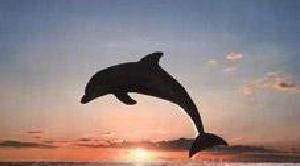
#> input picture opencv_102/images/dolphin.png, 300 x 166 px, found by its file name
$ python 11_auto_edge_detection.py
#> lines starting #> are read from the running program, lines starting #| are printed output that depends on the picture; after the words box and inside, x2 and y2 are one past the last pixel; in counts of white or black regions, pixels touching at a corner belong together
# python 11_auto_edge_detection.py

import argparse
import cv2 as cv
import numpy as np


def auto_canny(image, sigma=0.33):
    # computing the median of the single channel pixel intensities
    v = np.median(image)

    # applying automatic Canny edge detection using computed median value
    lower = int(max(0, (1.0 - sigma) * v))
    upper = int(min(255, (1.0 + sigma) * v))
    edged = cv.Canny(image=image, threshold1=lower, threshold2=upper)

    return edged


ap = argparse.ArgumentParser()
ap.add_argument("-i", "--image", type=str, default=r".\images\dolphin.png",
                help="path to the input image")
args = vars(ap.parse_args())

# load image and make it gray scale to perform operations
image = cv.imread(args['image'])
#> image is the input picture: shape (166, 300, 3); mean B, G, R 131.6, 132.1, 148.2
gray = cv.cvtColor(src=image, code=cv.COLOR_BGR2GRAY)
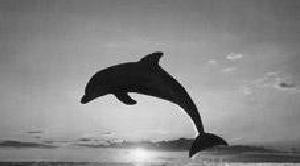
#> gray: shape (166, 300); min 1, max 252, mean 136.9
blurred = cv.GaussianBlur(src=gray, ksize=(3, 3), sigmaX=0)

wide = cv.Canny(image=blurred, threshold1=10, threshold2=200)
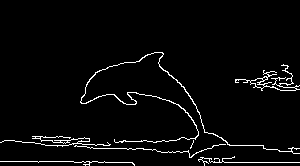
#> wide: shape (166, 300); 3.4% white in thin lines or dots, all inside (x1, y1, x2, y2) = (0, 52, 300, 166)
tight = cv.Canny(image=blurred, threshold1=240, threshold2=250)
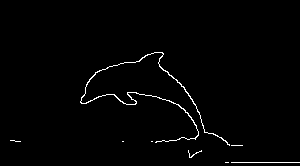
#> tight: shape (166, 300); 1.3% white in thin lines or dots, all inside (x1, y1, x2, y2) = (10, 52, 300, 163)
auto = auto_canny(image=blurred)
#> in auto_canny, `v = np.median(image)`: v = 143
#> in auto_canny, `lower = int(max(0, (1.0 - sigma) * v))`: lower = 95
#> in auto_canny, `upper = int(min(255, (1.0 + sigma) * v))`: upper = 190
#> in auto_canny, `edged = cv.Canny(image=image, threshold1=lower, threshold2=upper)`:
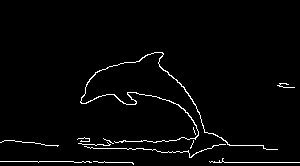
#> edged: shape (166, 300); 2.4% white in thin lines or dots, all inside (x1, y1, x2, y2) = (0, 52, 300, 165)

cv.imshow("Original", image)
cv.imshow("Edges Wide - Tight - Auto", np.hstack([wide, tight, auto]))
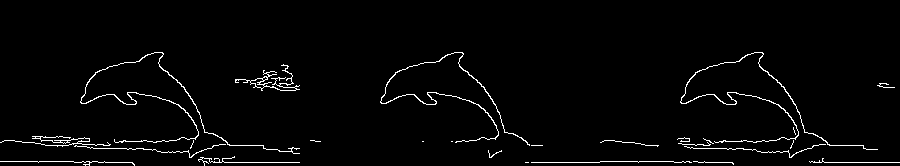
#> window 'Edges Wide - Tight - Auto': shape (166, 900); 2.4% white in thin lines or dots, all inside (x1, y1, x2, y2) = (0, 52, 900, 166)
cv.waitKey(0)

$ run again, with opencv_102/images/bricks.png copied over opencv_102/images/dolphin.png
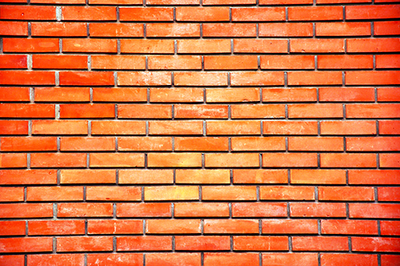
#> input picture opencv_102/images/bricks.png, 400 x 266 px, found by its file name
#> image is the input picture: shape (266, 400, 3); mean B, G, R 66.4, 117, 216.7
#> `wide = cv.Canny(image=blurred, threshold1=10, threshold2=200)`:
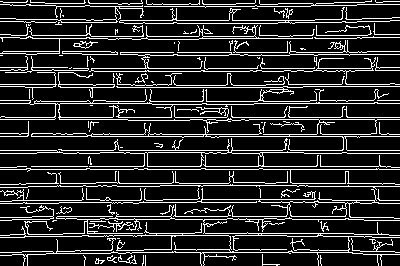
#> wide: shape (266, 400); 15.9% white in thin lines or dots
#> tight: shape (266, 400); 12.5% white in thin lines or dots
#> v = 150
#> lower = 100
#> upper = 199
#> edged: shape (266, 400); 14.5% white in thin lines or dots
#> `cv.imshow("Edges Wide - Tight - Auto", np.hstack([wide, tight, auto]))`:
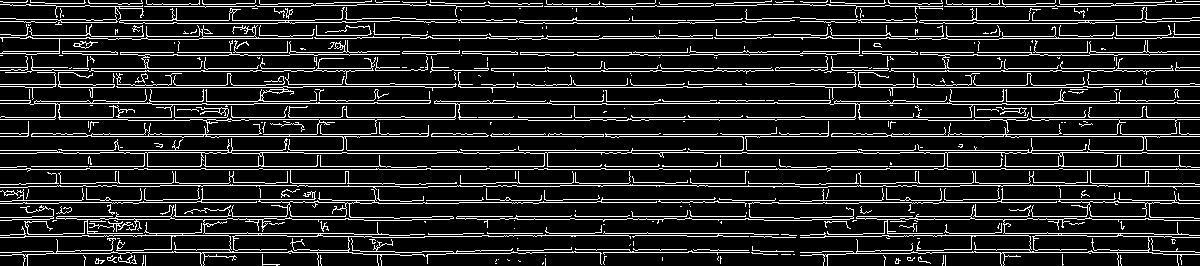
#> window 'Edges Wide - Tight - Auto': shape (266, 1200); 14.3% white in thin lines or dots
